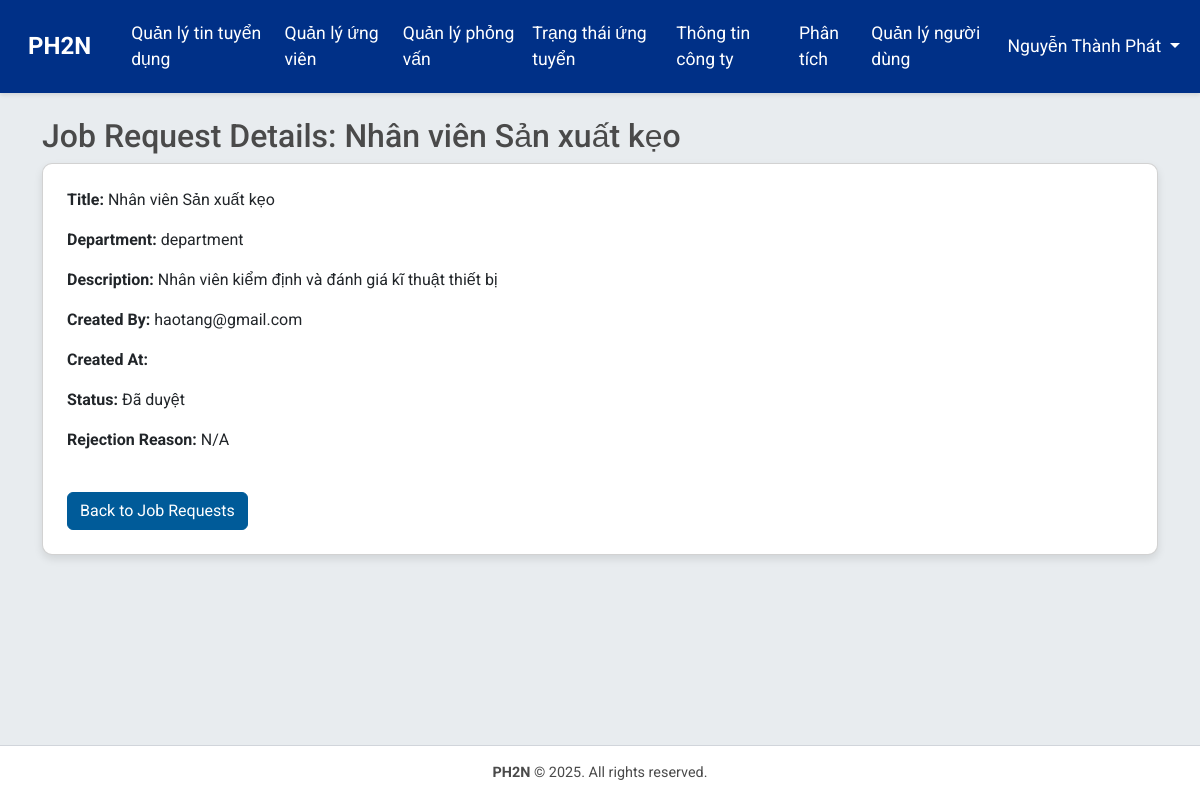
The page /jobs/job_requests/detail/10/ (signed in) on the database its author committed.
### accounts/models.py (models this page shows, shortened)
class CustomUser(AbstractBaseUser, PermissionsMixin):
    ROLE_CHOICES = [
        ('hr', 'HR'),
        ('applicant', 'Applicant'),
        ('director', 'Director'),
        ('department', 'Department'),
    ]
    email = models.EmailField(unique=True)
    full_name = models.CharField(max_length=255)
    role = models.CharField(max_length=20, choices=ROLE_CHOICES, default='applicant')
    department = models.CharField(max_length=100, blank=True, help_text="Department or division within the company")
    department = models.CharField(max_length=100, choices=DEPARTMENTS, blank=True, default='', help_text="Phòng ban trong công ty")
    phone_number = models.CharField(max_length=15, blank=True)
    address = models.TextField(blank=True)
    is_active = models.BooleanField(default=True)
    is_staff = models.BooleanField(default=False)
    is_interviewer = models.BooleanField(default=False, help_text="Xác định người dùng có thể làm người phỏng vấn")  # Thêm trường này
    objects = CustomUserManager()
    USERNAME_FIELD = 'email'
    REQUIRED_FIELDS = ['full_name']

### jobs/models.py (models this page shows, shortened)
class JobRequest(models.Model):
    STATUS_CHOICES = [
        ('pending', 'Chờ duyệt'),
        ('approved', 'Đã duyệt'),
        ('rejected', 'Từ chối'),
    ]
    title = models.CharField(max_length=200)
    department = models.CharField(max_length=100)
    quantity = models.PositiveIntegerField(default=1)
    description = models.TextField()
    reason = models.TextField(blank=True, null=True)  # Lý do tuyển dụng (có thể để trống)
    rejection_reason = models.TextField(blank=True, null=True)  # Lý do từ chối (nếu có)
    created_by = models.ForeignKey(CustomUser, on_delete=models.SET_NULL, null=True, blank=True)
    status = models.CharField(max_length=20, choices=STATUS_CHOICES, default='pending')

### jobs/views.py (the view)
# urls.py: path('job_requests/detail/<int:request_id>/', views.job_request_detail, name='job_request_detail'),
@login_required
def job_request_detail(request, request_id):
    if request.user.role not in ['director', 'hr', 'department']:
        messages.error(request, 'You do not have permission to view job request details.')
        return redirect('jobs:job_list')
    job_request = get_object_or_404(JobRequest, id=request_id)
    if request.user.role == 'department' and job_request.created_by != request.user:
        messages.error(request, 'You can only view your own job requests.')
        return redirect('jobs:manage_job_requests')
    if request.user.role == 'hr' and job_request.created_by != request.user and job_request.status == 'pending':
        messages.error(request, 'HR can only view their own job requests or approved/rejected requests.')
        return redirect('jobs:manage_job_requests')
    return render(request, 'jobs/job_request_detail.html', {'job_request': job_request})

### templates/jobs/job_request_detail.html (shortened to what this page needs)
{% extends 'base.html' %}
{% load django_bootstrap5 %}
{% block content %}
<h2>Job Request Details: {{ job_request.title }}</h2>
<div class="card p-4">
    <p><strong>Title:</strong> {{ job_request.title }}</p>
    <p><strong>Department:</strong> {{ job_request.department }}</p>
    <p><strong>Description:</strong> {{ job_request.description }}</p>
    <p><strong>Created By:</strong> {{ job_request.created_by.email }}</p>
    <p><strong>Created At:</strong> {{ job_request.created_at|date:"Y-m-d H:i" }}</p>
    <p><strong>Status:</strong> {{ job_request.get_status_display }}</p>
    <p><strong>Rejection Reason:</strong> {{ job_request.rejection_reason|default:"N/A" }}</p>
    <div class="mt-4">
        <a href="{% url 'jobs:manage_job_requests' %}" class="btn btn-secondary">Back to Job Requests</a>
    </div>
</div>
{% endblock %}

### templates/base.html (shortened to what this page needs)
{% load django_bootstrap5 %}
{% load static %}
<!DOCTYPE html>
<html lang="vi">
<head>
    {% bootstrap_css %}
    <link rel="stylesheet" href="{% static 'css/style.css' %}">
</head>
<body>
    <nav class="navbar navbar-expand-lg navbar-dark">
        <div class="container-fluid">
            <a class="navbar-brand" href="{% url 'jobs:job_list' %}">PH2N</a>
            <div class="collapse navbar-collapse" id="navbarNav">
                <ul class="navbar-nav me-auto">
                    {% if user.is_authenticated %}
                        {% if user.role == 'hr' %}
                            <li class="nav-item">
                                <a class="nav-link" href="{% url 'hr:manage_job_postings' %}">Quản lý tin tuyển dụng</a>
                            </li>
                            <li class="nav-item">
                                <a class="nav-link" href="{% url 'hr:manage_applications' %}">Quản lý ứng viên</a>
                            </li>
                            <li class="nav-item">
                                <a class="nav-link" href="{% url 'hr:manage_interviews' %}">Quản lý phỏng vấn</a>
                            </li>
                            <li class="nav-item">
                                <a class="nav-link" href="{% url 'hr:application_status' %}">Trạng thái ứng tuyển</a>
                            </li>
                            <li class="nav-item">
                                <a class="nav-link" href="{% url 'hr:manage_company_info' %}">Thông tin công ty</a>
                            </li>
                            <li class="nav-item">
                                <a class="nav-link" href="{% url 'hr:recruitment_analytics' %}">Phân tích</a>
                            </li>
                            <li class="nav-item">
                                <a class="nav-link" href="{% url 'accounts:user_management' %}">Quản lý người dùng</a>
                            </li>
                        {% endif %}
                    {% endif %}
                </ul>
                <ul class="navbar-nav">
                    {% if user.is_authenticated %}
                        <li class="nav-item dropdown">
                        <a class="nav-link dropdown-toggle" href="#" id="userDropdown" role="button"
                            data-bs-toggle="dropdown" aria-expanded="false">
                            {{ user.full_name }}
                        </a>
                        </li>
                    {% endif %}
                </ul>
            </div>
        </div>
    </nav>
    <div class="content-wrapper">
        <div class="container mt-4">
            {% block content %}
            {% endblock %}
        </div>
    </div>
    <footer class="footer">
        <div class="container">
            <p><strong>PH2N</strong> © 2025. All rights reserved.</p>
        </div>
    </footer>
</body>
</html>

### static/css/style.css (style rules this page uses)
body { font-family: 'Roboto', sans-serif; background-color: #E8ECEF; margin: 0; display: flex; flex-direction: column; min-height: 100vh; }
.content-wrapper { flex: 1; }
.navbar { background-color: #003087; box-shadow: 0 2px 4px rgba(0,0,0,0.1); }
.navbar-brand { font-weight: bold; font-size: 1.5rem; padding: 0.5rem 1rem; }
.nav-link { font-size: 1.1rem; padding: 0.75rem 1.25rem; color: #FFFFFF !important; transition: all 0.2s; }
.card { border-radius: 10px; box-shadow: 0 4px 8px rgba(0,0,0,0.1); transition: transform 0.2s; }
.btn-secondary { background-color: #005B99; border-color: #005B99; }
.footer { background-color: #FFFFFF; border-top: 1px solid #D1D5DB; padding: 1rem 0; text-align: center; font-size: 0.9rem; color: #4A4A4A; margin-top: auto; position: relative; }
.footer p { margin: 0; }
h2, h3, h5 { color: #4A4A4A; }

### rows shown on the page
CustomUser: full_name "Nguyễn Thành Phát"
JobRequest: title "Nhân viên Sản xuất kẹo", department "department", description "Nhân viên kiểm định và đánh giá kĩ thuật thiết bị", created_by.email "haotang@gmail.com", status "Đã duyệt", rejection_reason "N/A"
